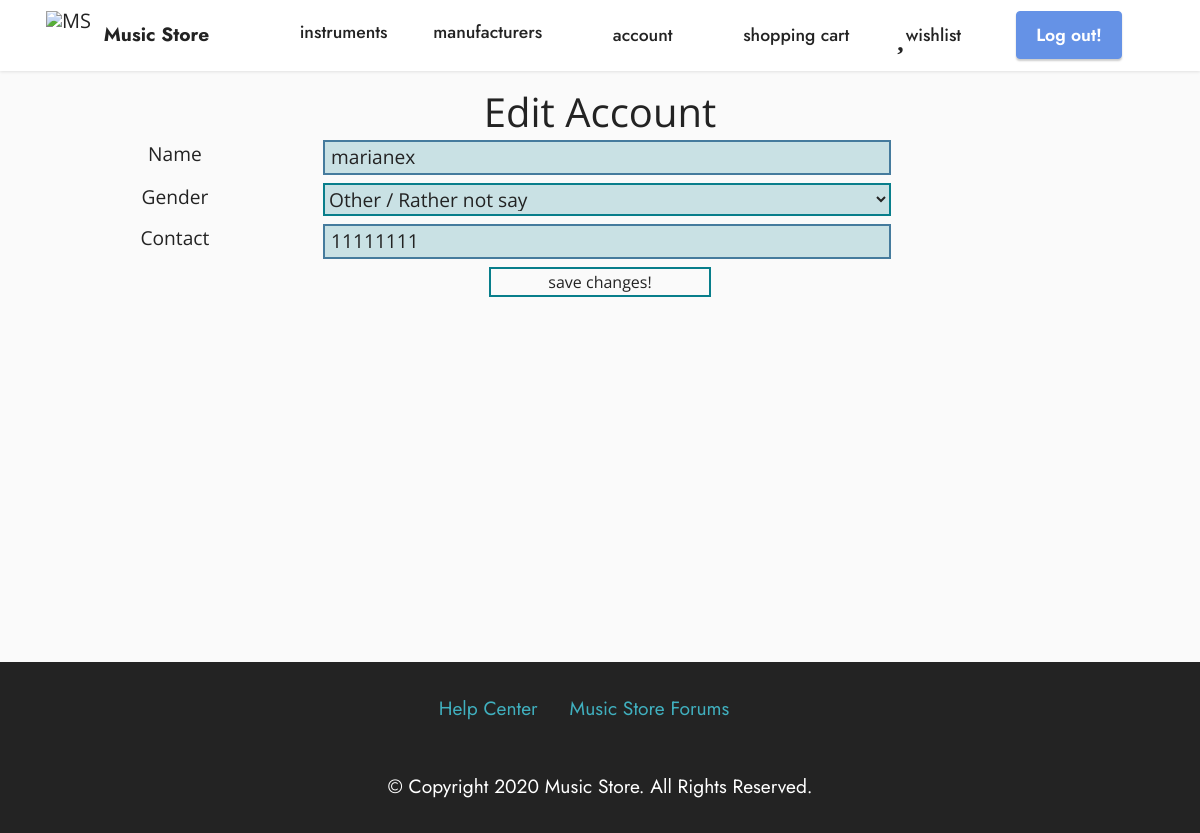
Page /edit/account/ (signed in) on the committed database.
### app/models.py (models this page shows, shortened)
class Person(models.Model):
    name = models.CharField(max_length=100)
    user = models.OneToOneField(auth_models.User, on_delete=models.CASCADE)
    gender = models.CharField(choices=GENDER, max_length=100)
    contact = models.PositiveBigIntegerField()
    role = models.CharField(choices=ROLES, max_length=10)
    '''
    street = models.CharField(max_length=100)
    city = models.CharField(max_length=100)
    code = models.CharField(max_length=20)
    country = models.CharField(choices=COUNTRIES, max_length=100)
    door = models.IntegerField()
    '''

### app/views.py (the view)
# urls.py: path('edit/account/', views.edit_account, name='edit_account'),
@login_required(login_url='/login/')
def edit_account(request):
    user_id = request.user.id
    u = Person.objects.get(pk = user_id)
    if request.method == 'POST':
        form = AccountForm(request.POST, instance=u)
        if form.is_valid():
            form.save()
            return redirect('/account/')
    form = AccountForm(instance=u)
    return render(request, 'edit_account.html', {'form':form})

### app/forms.py
class AccountForm(ModelForm):
    class Meta:
        model = Person
        fields = ['name', 'gender', 'contact']

### templates/edit_account.html
{% extends 'layout.html' %}
{% block content %}
    <div class="container form-container">
        <h1>Edit Account</h1>
        {% include 'form.html' with submit_val='save changes!' %}
    </div>
{% endblock %}

### templates/form.html (shortened to what this page needs)
<form action="" method="post">
    {% for field in form %}
        <div class="field-form row">
            <div class="col-3">
                {{ field.label }}
            </div>
            <div class="col-9">
                {{ field }}
            </div>
        </div>
    {% endfor %}
    {% if submit_val %}
        <input class="btn-form" type="submit" value="{{ submit_val }}">
    {% endif %}
</form>

### app/static/theme/css/style.css (style rules this page uses)
body { font-style: normal; line-height: 1.5; font-weight: 400; color: #232323; position: relative; }
section, .container, .container-fluid { position: relative; word-wrap: break-word; }
h1, h2, h3, h4, h5, h6, .display-1, .display-2, .display-4, .display-5, .display-7, span, p, a { line-height: 1; word-break: break-word; word-wrap: break-word; font-weight: 400; }
.btn-form { margin: 0; }
[type="submit"] { -webkit-appearance: none; }
.row { display: -webkit-flex; -webkit-flex-wrap: wrap; }
html, body { height: auto; min-height: 100vh; }
form .row { margin-left: -0.6rem; margin-right: -0.6rem; }
form .row [class*="col"] { padding-left: 0.6rem; padding-right: 0.6rem; }
@media (min-width: 992px) { .container { padding-left: 16px; padding-right: 16px; } }
@media (min-width: 992px) { .row { margin-left: -16px; margin-right: -16px; } }
@media (min-width: 992px) { .row > [class*="col"] { padding-left: 16px; padding-right: 16px; } }

### app/static/mobirise/css/mbr-additional.css (style rules this page uses)
body { font-family: IBM Plex Sans; }
body { overflow-x: hidden; }

### templates/layout.html (style rules this page uses)
body { margin: 0; min-height: 100vh; font-family: 'Open Sans'; background: #fafafa; }
.form-container { margin-top: 2rem; text-align: center; color: #232323; justify-content: center; }
.field-form { width: 100%; overflow: hidden; margin: 8px 0; font-size: 1.2rem; }
.field-form input { background: rgb(8 126 139 / 20%); width: 70%; float: left; color: #232323; border: 2px solid #457b9d; padding-left: 6px; }
.field-form select { background: rgb(8 126 139 / 20%); width: 70%; float: left; color: #232323; border: 2px solid #087e8b }
.btn-form { width: 20%; color: #232323; background: none; border: 2px solid #087e8b; transition: 3s; text-align: center; }
:root { --color: #3c3163; --transition-time: 0.5s; }
* { box-sizing: border-box; }

### rows in the picture
Person: form "marianex" "Other / Rather not say" "11111111"

### other values in the picture
{{ field.label }} "Name" "Gender" "Contact"
